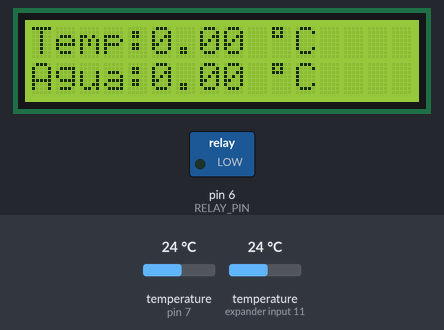
A sketch run on a simulated Arduino Uno, built with avr-gcc and run on an emulated ATmega328P. Parts: 16×2 character LCD, switched loads named in the sketch (green lamp = pin HIGH). The test bench sets the inputs (shaded band); at power-on: temperature (sensors on pin 7, expander input 11) 24 °C.

Above: at 1.3 s.
1.4 s: temperature (sensor on pin 7) set to 12 °C
At 3.2 s:
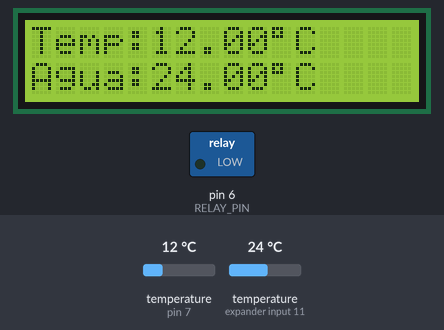
4.3 s: temperature (sensor on expander input 11) set to 12 °C
At 10.4 s:
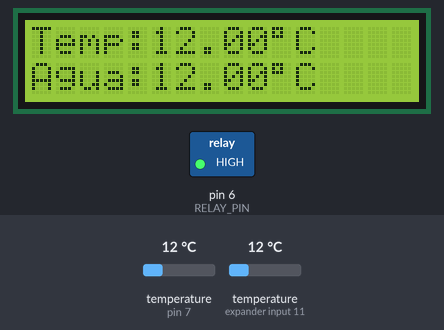
10.6 s: temperature (sensor on pin 7) set to 19 °C
At 13.2 s:
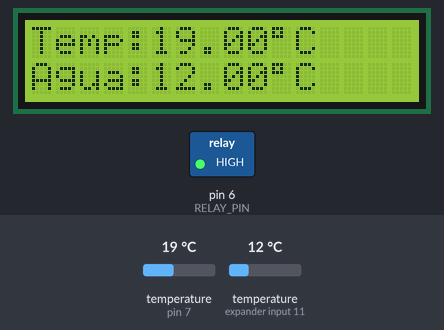
13.5 s: temperature (sensor on expander input 11) set to 19 °C
At 15.0 s:
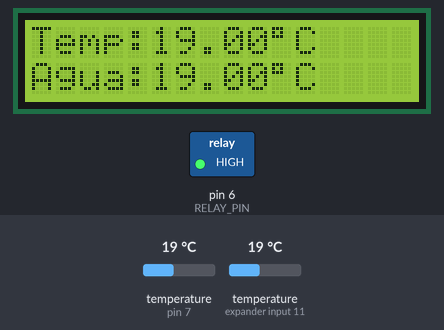
16.4 s: temperature (sensor on pin 7) set to 28 °C
At 19.2 s:
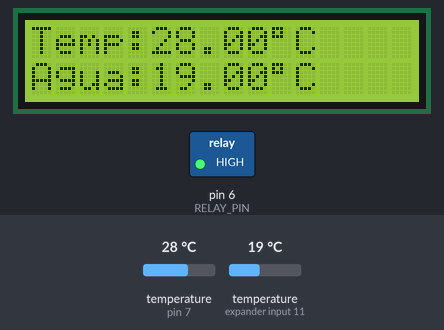
19.5 s: temperature (sensor on expander input 11) set to 24.8 °C
At 20.9 s:
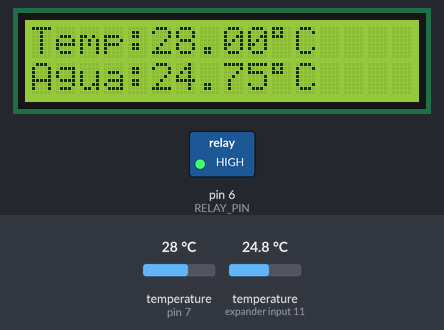
22.4 s: temperature (sensor on expander input 11) set to 26.1 °C
Timing chart, 0 to 25.5 s (numbered marks = the images above; inputs shaded):
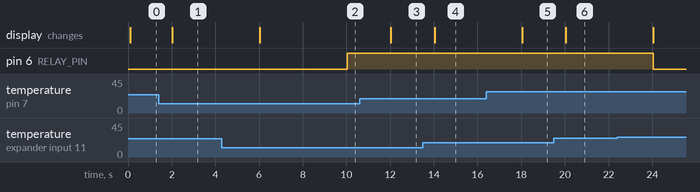

The sketch:

arduinoThermostatBetta.ino
```cpp
#include <OneWire.h>
#include <DallasTemperature.h>
#include <LiquidCrystal.h>
// DS18B20 port / one wire bus
const int ONE_WIRE_BUS = 7;
//relay pin on the board
const int RELAY_PIN = 6;
//update interval for main logic
const long UPDATE_INTERVAL = 2000;
//used to mantain the state machine
long previousMillis = 0;
//target temperature.
const float targetTemp = 25;
//temperature tolerance. The program will try to maintain the temperature beetween the targetTemp +(-) tolerance
const float TEMP_TOLERANCE = 0.5;
//water sensor offset. it's used to tune the temperature that's being read
const float SENSOR_OFFSET = 0;
// Onewire bus
OneWire oneWire(ONE_WIRE_BUS);
DallasTemperature sensors(&oneWire);
//ambient sensor
DeviceAddress sensor1;
//water sensor
DeviceAddress sensor2;
LiquidCrystal lcd(12, 11, 5, 4, 3, 2);
//ambient temperature
float tempAmbient = 0;
//water temperature
float tempWater = 0;
//is the target temperature achieved
bool tempAchieved = true;
//controls the relay state
int rlstate = LOW;
//controls how much time to wait before activating the relay
const long RELAY_GRACETIME = 10000;

void loop()
{
  //To avoid using delay() we use a state machine
  unsigned long currentMillis = millis();
  if (currentMillis - previousMillis > UPDATE_INTERVAL) {
    previousMillis = currentMillis;
    sensors.requestTemperatures();
    tempAmbient = sensors.getTempC(sensor1);
    tempWater = sensors.getTempC(sensor2);

    //delay reactivating the relay until we are completely below the target temp
    //this is done to avoid excessive flapping of the relay
    if (tempAchieved) {
      if (tempWater < (targetTemp - TEMP_TOLERANCE)) {
        tempAchieved = false;
      }
    } else {
      if (tempWater < (targetTemp - TEMP_TOLERANCE) || tempWater < (targetTemp + TEMP_TOLERANCE) ) {
        rlstate = HIGH;
      } else {
        rlstate = LOW;
        tempAchieved = true;
      }
    }
    //wait RELAY_GRACETIME time after power up before activating the relay
    if (currentMillis > RELAY_GRACETIME) {
      digitalWrite(RELAY_PIN, rlstate);
    }
  }
  //update the lcd with the current temperatures
  lcd.setCursor(5, 0);
  lcd.print(tempAmbient);
  lcd.setCursor(5, 1);
  lcd.print(tempWater);
}

void setup()
{
  //setup relay pin as output
  pinMode(RELAY_PIN, OUTPUT);
  setupSensors();
  printDefaultLCDText();
}

void setupSensors() {
  //initializes the onewire sensors
  sensors.begin();
  if (!sensors.getAddress(sensor1, 0))
  {
    lcd.setCursor(0, 0);
    lcd.print("VERIFY");
    lcd.setCursor(0, 1);
    lcd.print("AMBIENT SENSOR!");
    delay(10000);
  }

  if (!sensors.getAddress(sensor2, 1))
  {
    lcd.setCursor(0, 0);
    lcd.print("VERIFY");
    lcd.setCursor(0, 1);
    lcd.print("WATER SENSOR!");
    delay(10000);
  }
  //disabled the wait for conversion on the ds18. It normally adds a 1sec delay
  sensors.setWaitForConversion(false);
}
```

lcdSetup.ino
```cpp
void printDefaultLCDText() {
  //prints the default lcd text
  lcd.begin(16, 2);
  lcd.clear();
  lcd.setCursor(0, 0);
  lcd.print("Temp:");
  lcd.setCursor(10, 0);
  lcd.write(223);
  lcd.setCursor(11, 0);
  lcd.print("C");
  lcd.setCursor(0, 1);
  lcd.print("Agua:");
  lcd.setCursor(10, 1);
  lcd.write(223);
  lcd.setCursor(11, 1);
  lcd.print("C");
}
```

Measured:
- after the input at 1.4 s, the display: changes after 0.63 s (image 1)
- after the input at 4.3 s, the display: changes after 1.7 s (image 2)
- after the input at 10.6 s, the display: changes after 1.4 s (image 3)
- after the input at 13.5 s, the display: changes after 0.54 s (image 4)
- after the input at 16.4 s, the display: changes after 1.6 s (image 5)
- after the input at 19.5 s, the display: changes after 0.54 s (image 6)
- after the input at 22.4 s, pin 6 (RELAY_PIN): HIGH → LOW after 1.6 s
